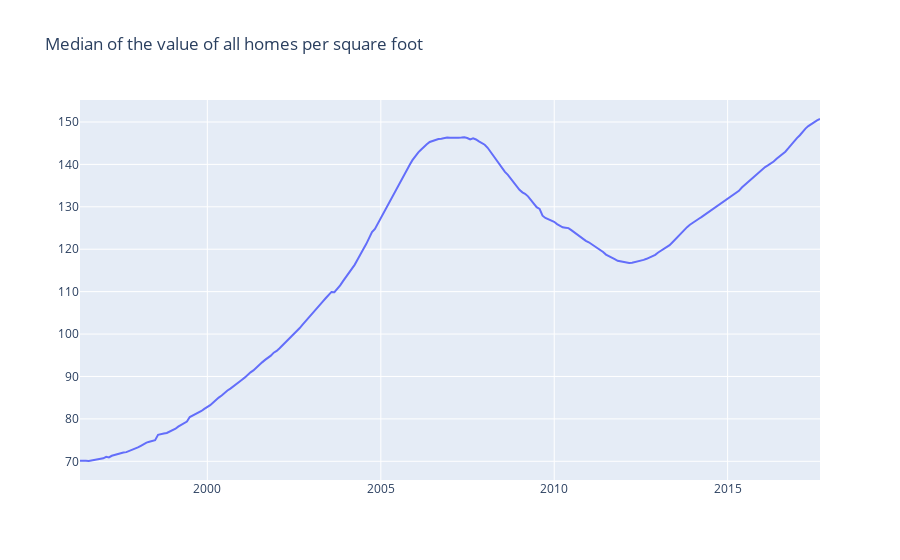

This figure's notebook cell:
### Markdown cell above
## Median value of own home per sqaure fit

### Code cell
data = [go.Scatter(x = state_month['Date'],y = state_month['ZHVIPerSqft_AllHomes'])]
layout = {'title':'Median of the value of all homes per square foot',}
py.iplot({'data':data,'layout':layout})

### Figure 1 — Plotly figure (JSON) as saved in the notebook; plotly's stock layout.template omitted (floating-point values rounded to 4 significant figures; data arrays with more than 128 entries replaced by an {"elided": "..."} marker saying what was removed)
{"data": [{"type": "scatter", "x": {"elided": "257 str values"}, "y": {"elided": "257 float values"}}], "layout": {"title": {"text": "Median of the value of all homes per square foot"}}}
